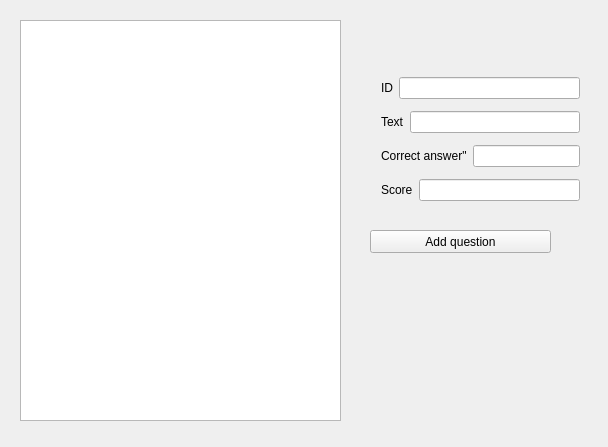
<?xml version="1.0" encoding="UTF-8"?>
<ui version="4.0">
 <class>PresenterWindow</class>
 <widget class="QWidget" name="PresenterWindow">
  <property name="geometry">
   <rect>
    <x>0</x>
    <y>0</y>
    <width>608</width>
    <height>447</height>
   </rect>
  </property>
  <property name="windowTitle">
   <string>PresenterWindow</string>
  </property>
  <widget class="QListWidget" name="questionList">
   <property name="geometry">
    <rect>
     <x>20</x>
     <y>20</y>
     <width>321</width>
     <height>401</height>
    </rect>
   </property>
  </widget>
  <widget class="QPushButton" name="addButton">
   <property name="geometry">
    <rect>
     <x>370</x>
     <y>230</y>
     <width>181</width>
     <height>23</height>
    </rect>
   </property>
   <property name="text">
    <string>Add question</string>
   </property>
  </widget>
  <widget class="QWidget" name="">
   <property name="geometry">
    <rect>
     <x>370</x>
     <y>60</y>
     <width>221</width>
     <height>161</height>
    </rect>
   </property>
   <layout class="QVBoxLayout" name="verticalLayout">
    <item>
     <layout class="QHBoxLayout" name="horizontalLayout">
      <item>
       <widget class="QLabel" name="label">
        <property name="text">
         <string>ID</string>
        </property>
       </widget>
      </item>
      <item>
       <widget class="QLineEdit" name="idLine"/>
      </item>
     </layout>
    </item>
    <item>
     <layout class="QHBoxLayout" name="horizontalLayout_2">
      <item>
       <widget class="QLabel" name="label_2">
        <property name="text">
         <string>Text</string>
        </property>
       </widget>
      </item>
      <item>
       <widget class="QLineEdit" name="textLine"/>
      </item>
     </layout>
    </item>
    <item>
     <layout class="QHBoxLayout" name="horizontalLayout_3">
      <item>
       <widget class="QLabel" name="label_3">
        <property name="text">
         <string>Correct answer&quot;</string>
        </property>
       </widget>
      </item>
      <item>
       <widget class="QLineEdit" name="answerLine"/>
      </item>
     </layout>
    </item>
    <item>
     <layout class="QHBoxLayout" name="horizontalLayout_4">
      <item>
       <widget class="QLabel" name="label_4">
        <property name="text">
         <string>Score</string>
        </property>
       </widget>
      </item>
      <item>
       <widget class="QLineEdit" name="scoreLine"/>
      </item>
     </layout>
    </item>
   </layout>
  </widget>
 </widget>
 <layoutdefault spacing="6" margin="11"/>
 <resources/>
 <connections/>
</ui>
